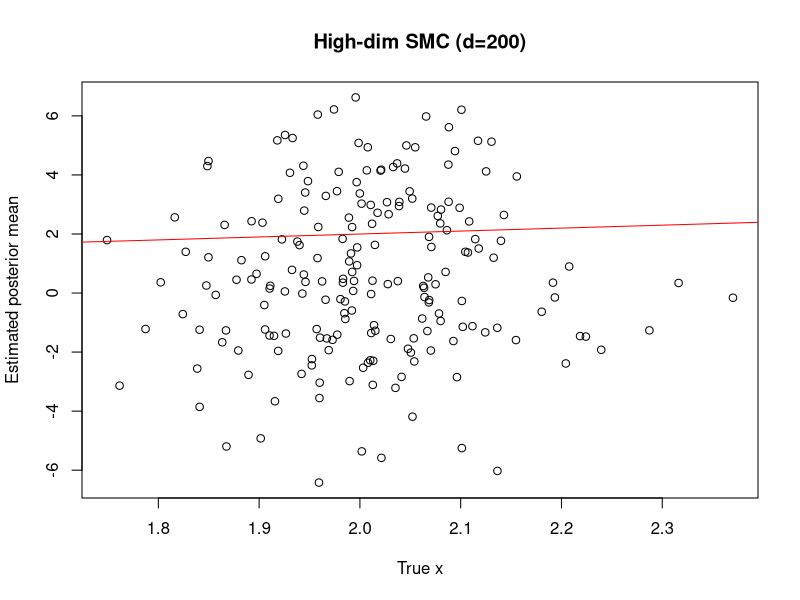
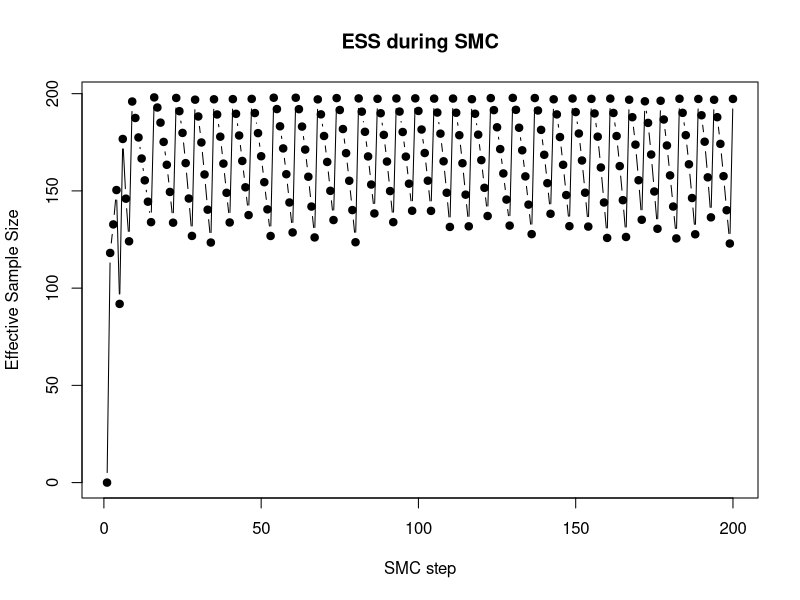
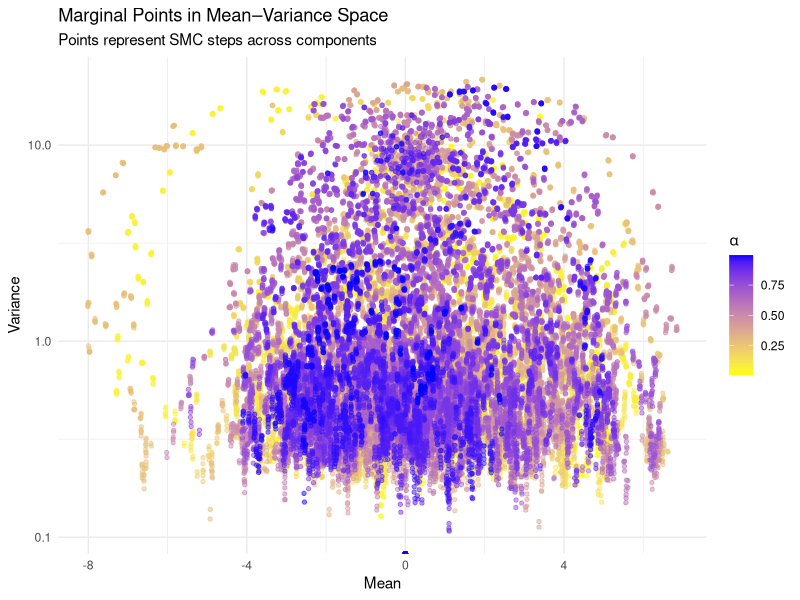
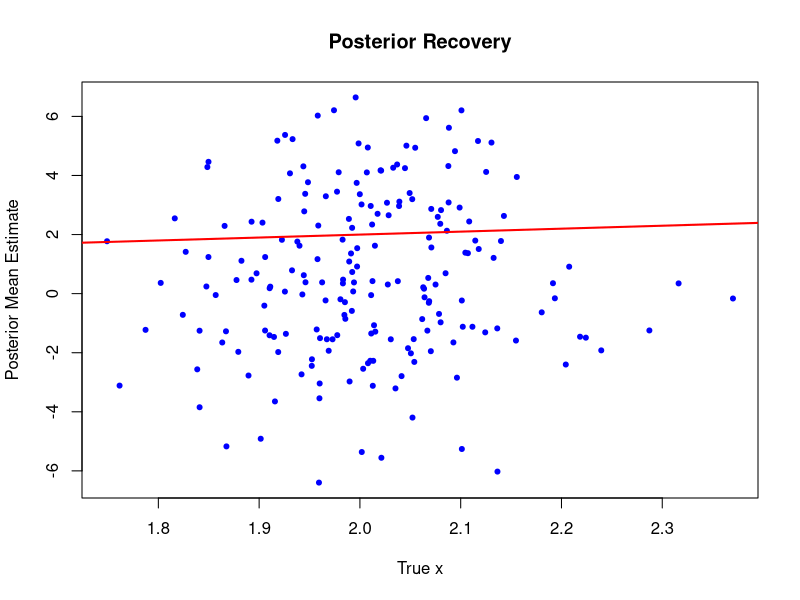

Recreate these plots in R, in order.
library(ggplot2)
library(dplyr)

#set.seed(123)

d <- 200
N <- 200
T <- d  # intermediate distributions (following paper)
threshold <- 0.7
alpha_0 <- 0.01

# Data
A <- matrix(rnorm(d * d, 0, 1 / sqrt(d)), d, d)
x_true <- rnorm(d, mean = 2, sd = .1)
y <- A %*% x_true + rnorm(d)

# Tempering schedule
alpha_seq <- alpha_0 + (0:(d - 1)) * (1 - alpha_0) / d

# Particle storage
particles <- matrix(rnorm(N * d, sd = 3), N, d)
logw <- rep(0, N)
ESS <- numeric(T)

# Function: log target density up to constant
log_target <- function(x) {
  -0.5 * sum(x^2) - 0.5 * sum((y - A %*% x)^2)
}
 
# Store trace
mean_trace <- matrix(0, nrow = T, ncol = d)
var_trace  <- matrix(0, nrow = T, ncol = d)

# SMC loop
for (t in 2:T) {
  alpha_diff <- alpha_seq[t] - alpha_seq[t-1]
  
  # Weight update
  for (i in 1:N) {
    logw[i] <- logw[i] + alpha_diff * (-0.5 * sum((y - A %*% particles[i,])^2))
  }
  
  # Normalize log-weights
  max_logw <- max(logw)
  w <- exp(logw - max_logw)
  w <- w / sum(w)
  
  # Compute ESS
  ESS[t] <- (sum(w)^2) / sum(w^2)
  cat(sprintf("Step %d / %d - ESS = %.1f\n", t, T, ESS[t]))
  
  # Resample
  if (ESS[t] < N * threshold) {
    ancestors <- sample(1:N, N, replace = TRUE, prob = w)
    particles <- particles[ancestors, ]
    logw <- rep(0, N)
  }
  

  # Move particles (random walk)
  particles <- particles + matrix(rnorm(N * d, 0, 0.1), N, d)
  
  # Store trace
  mean_trace[t, ] <- colMeans(particles)
  var_trace[t, ]  <- apply(particles, 2, var)
}

# Posterior mean estimate
posterior_mean <- colMeans(particles)

# Compare true vs estimate
plot(x_true, posterior_mean, xlab = "True x", ylab = "Estimated posterior mean",
     main = paste("High-dim SMC (d=", d, ")", sep=""))
abline(0, 1, col = "red")

# Plot ESS over time
plot(1:T, ESS, type = "b", pch = 19,
     xlab = "SMC step", ylab = "Effective Sample Size",
     main = "ESS during SMC")


# Check
posterior_mean_weighted <- colSums(particles * w)
posterior_cov_weighted <- matrix(0, d, d)
for (i in 1:N) {
  diff <- particles[i, ] - posterior_mean_weighted
  posterior_cov_weighted <- posterior_cov_weighted + w[i] * (diff %*% t(diff))
}


# Mean-variance space
mv_data <- data.frame(
  step = rep(1:T, each = d),
  component = rep(1:d, times = T),
  mean = as.vector(mean_trace),
  var = as.vector(var_trace),
  alpha = rep(alpha_seq, each = d)
)

# Sample a subset of components for visualization clarity (optional)
# plot_components <- sample(1:d, 10)


# Plot: points only
ggplot(mv_data %>% filter(component %in% 1:d),
       aes(x = mean, y = var, color = alpha)) +
  geom_point(alpha = 0.5, size = 1.2) +
  scale_y_log10() +
  scale_color_gradient(low = "yellow", high = "blue") +
  labs(x = "Mean", y = "Variance", color = expression(alpha),
       title = "Marginal Points in Mean–Variance Space",
       subtitle = "Points represent SMC steps across components") +
  theme_minimal()

# True vs posterior mean
plot(x_true, posterior_mean_weighted, pch = 20, col = "blue",
     xlab = "True x", ylab = "Posterior Mean Estimate",
     main = "Posterior Recovery")
abline(0, 1, col = "red", lwd = 2)